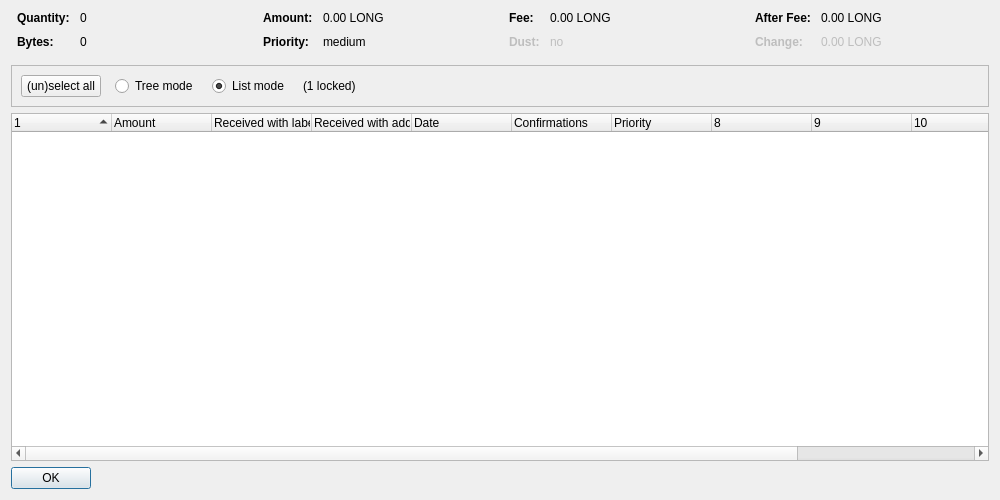
<?xml version="1.0" encoding="UTF-8"?>
<ui version="4.0">
 <class>CoinControlDialog</class>
 <widget class="QDialog" name="CoinControlDialog">
  <property name="geometry">
   <rect>
    <x>0</x>
    <y>0</y>
    <width>1000</width>
    <height>500</height>
   </rect>
  </property>
  <property name="windowTitle">
   <string>Coin Selection</string>
  </property>
  <layout class="QVBoxLayout" name="verticalLayout">
   <item>
    <layout class="QHBoxLayout" name="horizontalLayoutTop" stretch="0,0,0,0">
     <property name="topMargin">
      <number>0</number>
     </property>
     <property name="bottomMargin">
      <number>10</number>
     </property>
     <item>
      <layout class="QFormLayout" name="formLayoutCoinControl1">
       <property name="horizontalSpacing">
        <number>10</number>
       </property>
       <property name="verticalSpacing">
        <number>10</number>
       </property>
       <property name="leftMargin">
        <number>6</number>
       </property>
       <property name="rightMargin">
        <number>6</number>
       </property>
       <item row="0" column="0">
        <widget class="QLabel" name="labelCoinControlQuantityText">
         <property name="font">
          <font>
           <weight>75</weight>
           <bold>true</bold>
          </font>
         </property>
         <property name="text">
          <string>Quantity:</string>
         </property>
        </widget>
       </item>
       <item row="0" column="1">
        <widget class="QLabel" name="labelCoinControlQuantity">
         <property name="cursor">
          <cursorShape>IBeamCursor</cursorShape>
         </property>
         <property name="contextMenuPolicy">
          <enum>Qt::ActionsContextMenu</enum>
         </property>
         <property name="text">
          <string notr="true">0</string>
         </property>
         <property name="textInteractionFlags">
          <set>Qt::LinksAccessibleByMouse|Qt::TextSelectableByKeyboard|Qt::TextSelectableByMouse</set>
         </property>
        </widget>
       </item>
       <item row="1" column="0">
        <widget class="QLabel" name="labelCoinControlBytesText">
         <property name="font">
          <font>
           <weight>75</weight>
           <bold>true</bold>
          </font>
         </property>
         <property name="text">
          <string>Bytes:</string>
         </property>
        </widget>
       </item>
       <item row="1" column="1">
        <widget class="QLabel" name="labelCoinControlBytes">
         <property name="cursor">
          <cursorShape>IBeamCursor</cursorShape>
         </property>
         <property name="contextMenuPolicy">
          <enum>Qt::ActionsContextMenu</enum>
         </property>
         <property name="text">
          <string notr="true">0</string>
         </property>
         <property name="textInteractionFlags">
          <set>Qt::LinksAccessibleByMouse|Qt::TextSelectableByKeyboard|Qt::TextSelectableByMouse</set>
         </property>
        </widget>
       </item>
      </layout>
     </item>
     <item>
      <layout class="QFormLayout" name="formLayoutCoinControl2">
       <property name="horizontalSpacing">
        <number>10</number>
       </property>
       <property name="verticalSpacing">
        <number>10</number>
       </property>
       <property name="leftMargin">
        <number>6</number>
       </property>
       <property name="rightMargin">
        <number>6</number>
       </property>
       <item row="0" column="0">
        <widget class="QLabel" name="labelCoinControlAmountText">
         <property name="font">
          <font>
           <weight>75</weight>
           <bold>true</bold>
          </font>
         </property>
         <property name="text">
          <string>Amount:</string>
         </property>
        </widget>
       </item>
       <item row="0" column="1">
        <widget class="QLabel" name="labelCoinControlAmount">
         <property name="cursor">
          <cursorShape>IBeamCursor</cursorShape>
         </property>
         <property name="contextMenuPolicy">
          <enum>Qt::ActionsContextMenu</enum>
         </property>
         <property name="text">
          <string notr="true">0.00 LONG</string>
         </property>
         <property name="textInteractionFlags">
          <set>Qt::LinksAccessibleByMouse|Qt::TextSelectableByKeyboard|Qt::TextSelectableByMouse</set>
         </property>
        </widget>
       </item>
       <item row="1" column="0">
        <widget class="QLabel" name="labelCoinControlPriorityText">
         <property name="font">
          <font>
           <weight>75</weight>
           <bold>true</bold>
          </font>
         </property>
         <property name="text">
          <string>Priority:</string>
         </property>
        </widget>
       </item>
       <item row="1" column="1">
        <widget class="QLabel" name="labelCoinControlPriority">
         <property name="cursor">
          <cursorShape>IBeamCursor</cursorShape>
         </property>
         <property name="contextMenuPolicy">
          <enum>Qt::ActionsContextMenu</enum>
         </property>
         <property name="text">
          <string notr="true">medium</string>
         </property>
         <property name="textInteractionFlags">
          <set>Qt::LinksAccessibleByMouse|Qt::TextSelectableByKeyboard|Qt::TextSelectableByMouse</set>
         </property>
        </widget>
       </item>
      </layout>
     </item>
     <item>
      <layout class="QFormLayout" name="formLayoutCoinControl3">
       <property name="horizontalSpacing">
        <number>10</number>
       </property>
       <property name="verticalSpacing">
        <number>10</number>
       </property>
       <property name="leftMargin">
        <number>6</number>
       </property>
       <property name="rightMargin">
        <number>6</number>
       </property>
       <item row="0" column="0">
        <widget class="QLabel" name="labelCoinControlFeeText">
         <property name="font">
          <font>
           <weight>75</weight>
           <bold>true</bold>
          </font>
         </property>
         <property name="text">
          <string>Fee:</string>
         </property>
        </widget>
       </item>
       <item row="0" column="1">
        <widget class="QLabel" name="labelCoinControlFee">
         <property name="cursor">
          <cursorShape>IBeamCursor</cursorShape>
         </property>
         <property name="contextMenuPolicy">
          <enum>Qt::ActionsContextMenu</enum>
         </property>
         <property name="text">
          <string notr="true">0.00 LONG</string>
         </property>
         <property name="textInteractionFlags">
          <set>Qt::LinksAccessibleByMouse|Qt::TextSelectableByKeyboard|Qt::TextSelectableByMouse</set>
         </property>
        </widget>
       </item>
       <item row="1" column="0">
        <widget class="QLabel" name="labelCoinControlLowOutputText">
         <property name="enabled">
          <bool>false</bool>
         </property>
         <property name="font">
          <font>
           <weight>75</weight>
           <bold>true</bold>
          </font>
         </property>
         <property name="text">
          <string>Dust:</string>
         </property>
        </widget>
       </item>
       <item row="1" column="1">
        <widget class="QLabel" name="labelCoinControlLowOutput">
         <property name="enabled">
          <bool>false</bool>
         </property>
         <property name="cursor">
          <cursorShape>IBeamCursor</cursorShape>
         </property>
         <property name="contextMenuPolicy">
          <enum>Qt::ActionsContextMenu</enum>
         </property>
         <property name="text">
          <string notr="true">no</string>
         </property>
         <property name="textInteractionFlags">
          <set>Qt::LinksAccessibleByMouse|Qt::TextSelectableByKeyboard|Qt::TextSelectableByMouse</set>
         </property>
        </widget>
       </item>
      </layout>
     </item>
     <item>
      <layout class="QFormLayout" name="formLayoutCoinControl4">
       <property name="horizontalSpacing">
        <number>10</number>
       </property>
       <property name="verticalSpacing">
        <number>10</number>
       </property>
       <property name="leftMargin">
        <number>6</number>
       </property>
       <property name="rightMargin">
        <number>6</number>
       </property>
       <item row="0" column="0">
        <widget class="QLabel" name="labelCoinControlAfterFeeText">
         <property name="font">
          <font>
           <weight>75</weight>
           <bold>true</bold>
          </font>
         </property>
         <property name="text">
          <string>After Fee:</string>
         </property>
        </widget>
       </item>
       <item row="0" column="1">
        <widget class="QLabel" name="labelCoinControlAfterFee">
         <property name="cursor">
          <cursorShape>IBeamCursor</cursorShape>
         </property>
         <property name="contextMenuPolicy">
          <enum>Qt::ActionsContextMenu</enum>
         </property>
         <property name="text">
          <string notr="true">0.00 LONG</string>
         </property>
         <property name="textInteractionFlags">
          <set>Qt::LinksAccessibleByMouse|Qt::TextSelectableByKeyboard|Qt::TextSelectableByMouse</set>
         </property>
        </widget>
       </item>
       <item row="1" column="0">
        <widget class="QLabel" name="labelCoinControlChangeText">
         <property name="enabled">
          <bool>false</bool>
         </property>
         <property name="font">
          <font>
           <weight>75</weight>
           <bold>true</bold>
          </font>
         </property>
         <property name="text">
          <string>Change:</string>
         </property>
        </widget>
       </item>
       <item row="1" column="1">
        <widget class="QLabel" name="labelCoinControlChange">
         <property name="enabled">
          <bool>false</bool>
         </property>
         <property name="cursor">
          <cursorShape>IBeamCursor</cursorShape>
         </property>
         <property name="contextMenuPolicy">
          <enum>Qt::ActionsContextMenu</enum>
         </property>
         <property name="text">
          <string notr="true">0.00 LONG</string>
         </property>
         <property name="textInteractionFlags">
          <set>Qt::LinksAccessibleByMouse|Qt::TextSelectableByKeyboard|Qt::TextSelectableByMouse</set>
         </property>
        </widget>
       </item>
      </layout>
     </item>
    </layout>
   </item>
   <item>
    <widget class="QFrame" name="frame">
     <property name="minimumSize">
      <size>
       <width>0</width>
       <height>40</height>
      </size>
     </property>
     <property name="frameShape">
      <enum>QFrame::StyledPanel</enum>
     </property>
     <property name="frameShadow">
      <enum>QFrame::Sunken</enum>
     </property>
     <layout class="QHBoxLayout" name="horizontalLayout">
      <item>
       <layout class="QHBoxLayout" name="horizontalLayoutPanel" stretch="0,0,0,0,0">
        <property name="spacing">
         <number>14</number>
        </property>
        <item>
         <widget class="QPushButton" name="pushButtonSelectAll">
          <property name="sizePolicy">
           <sizepolicy hsizetype="Maximum" vsizetype="Fixed">
            <horstretch>0</horstretch>
            <verstretch>0</verstretch>
           </sizepolicy>
          </property>
          <property name="text">
           <string>(un)select all</string>
          </property>
          <property name="autoDefault">
           <bool>false</bool>
          </property>
         </widget>
        </item>
        <item>
         <widget class="QRadioButton" name="radioTreeMode">
          <property name="sizePolicy">
           <sizepolicy hsizetype="Maximum" vsizetype="Fixed">
            <horstretch>0</horstretch>
            <verstretch>0</verstretch>
           </sizepolicy>
          </property>
          <property name="text">
           <string>Tree mode</string>
          </property>
         </widget>
        </item>
        <item>
         <widget class="QRadioButton" name="radioListMode">
          <property name="sizePolicy">
           <sizepolicy hsizetype="Maximum" vsizetype="Fixed">
            <horstretch>0</horstretch>
            <verstretch>0</verstretch>
           </sizepolicy>
          </property>
          <property name="text">
           <string>List mode</string>
          </property>
          <property name="checked">
           <bool>true</bool>
          </property>
         </widget>
        </item>
        <item>
         <widget class="QLabel" name="labelLocked">
          <property name="text">
           <string notr="true">(1 locked)</string>
          </property>
         </widget>
        </item>
        <item>
         <spacer name="horizontalSpacer">
          <property name="orientation">
           <enum>Qt::Horizontal</enum>
          </property>
          <property name="sizeHint" stdset="0">
           <size>
            <width>40</width>
            <height>20</height>
           </size>
          </property>
         </spacer>
        </item>
       </layout>
      </item>
     </layout>
    </widget>
   </item>
   <item>
    <widget class="CoinControlTreeWidget" name="treeWidget">
     <property name="contextMenuPolicy">
      <enum>Qt::CustomContextMenu</enum>
     </property>
     <property name="sortingEnabled">
      <bool>false</bool>
     </property>
     <property name="columnCount">
      <number>12</number>
     </property>
     <attribute name="headerShowSortIndicator" stdset="0">
      <bool>true</bool>
     </attribute>
     <attribute name="headerStretchLastSection">
      <bool>false</bool>
     </attribute>
     <column>
      <property name="text">
       <string/>
      </property>
     </column>
     <column>
      <property name="text">
       <string>Amount</string>
      </property>
     </column>
     <column>
      <property name="text">
       <string>Received with label</string>
      </property>
     </column>
     <column>
      <property name="text">
       <string>Received with address</string>
      </property>
     </column>
     <column>
      <property name="text">
       <string>Date</string>
      </property>
     </column>
     <column>
      <property name="text">
       <string>Confirmations</string>
      </property>
      <property name="toolTip">
       <string>Confirmed</string>
      </property>
     </column>
     <column>
      <property name="text">
       <string>Priority</string>
      </property>
     </column>
     <column>
      <property name="text">
       <string/>
      </property>
     </column>
     <column>
      <property name="text">
       <string/>
      </property>
     </column>
     <column>
      <property name="text">
       <string/>
      </property>
     </column>
     <column>
      <property name="text">
       <string/>
      </property>
     </column>
     <column>
      <property name="text">
       <string/>
      </property>
     </column>
    </widget>
   </item>
   <item>
    <widget class="QDialogButtonBox" name="buttonBox">
     <property name="sizePolicy">
      <sizepolicy hsizetype="Maximum" vsizetype="Fixed">
       <horstretch>0</horstretch>
       <verstretch>0</verstretch>
      </sizepolicy>
     </property>
     <property name="orientation">
      <enum>Qt::Horizontal</enum>
     </property>
     <property name="standardButtons">
      <set>QDialogButtonBox::Ok</set>
     </property>
    </widget>
   </item>
  </layout>
 </widget>
 <customwidgets>
  <customwidget>
   <class>CoinControlTreeWidget</class>
   <extends>QTreeWidget</extends>
   <header>coincontroltreewidget.h</header>
  </customwidget>
 </customwidgets>
 <resources/>
 <connections/>
</ui>
